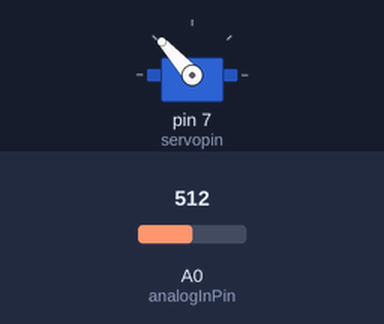
A sketch run on a simulated Arduino Uno, built with avr-gcc and run on an emulated ATmega328P. Parts: servo. Wiring (inferred from the names in the program): servo: signal pin 7. The inputs (shaded band) are chosen by the test bench; at power-on: A0 (analogInPin) = 512. Servo pulses on a pin are drawn as a servo (544–2400 µs = 0–180°); what the sketch prints to the serial monitor is not drawn.

Above: at 5.8 s.
5.9 s: A0 (analogInPin) set to 350
7.4 s: A0 (analogInPin) set to 370
At 13.4 s:
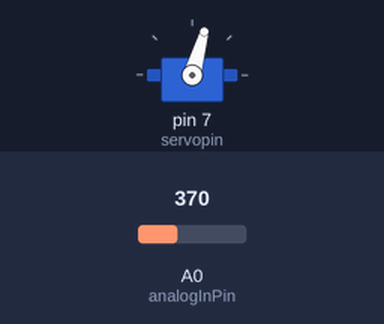
Timing chart, 0 to 16.4 s (numbered marks = the images above; inputs shaded):
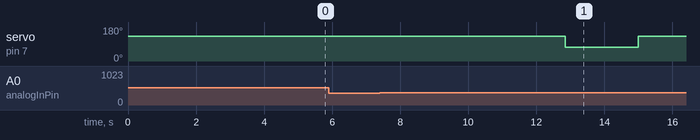

The sketch:

arduino.ino
```cpp
const int analogInPin = A0;
int servopin=7;
int sensorValue = 0;
double outputValue = 0;
int integer;
int decimal;
int i = 0;
int j=0;
void setup() {
  Serial.begin(9600);
  pinMode(servopin,OUTPUT);
}

void loop() {
	delay(5000);
for(j=0;j<2;j++)
{
  for(i=1;i<360;i++)//left
 {digitalWrite(servopin,HIGH);
  delayMicroseconds(1900);
  digitalWrite(servopin,LOW);
  delay(17.00);
  sensorValue = analogRead(analogInPin);
  outputValue = 5.0/1024*sensorValue;
  //Serial.println(outputValue);
  decimal=int(outputValue*100)%100;
  integer=int(outputValue*100)-decimal;
  Serial.write(255);//start sign
  Serial.write(integer);
  Serial.write(decimal);
};

delay(1000);
  for(i=0;i<59;i++)//left
 {digitalWrite(servopin,HIGH);
  delayMicroseconds(1300);
  digitalWrite(servopin,LOW);
  delay(18.1);
};

delay(1000);
};
while(1){
                // statement
            };
}
```

Measured:
- after the input at 5.9 s, every drawn part: stays the same
